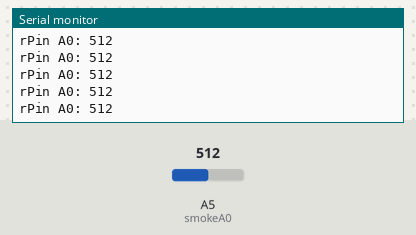
Simulated run of this sketch. Board: Arduino Uno, built with avr-gcc and run on an emulated ATmega328P. Shown: the last lines printed to the serial monitor. Inputs (shaded band) come from the test bench; at power-on: A5 (smokeA0) = 512.

Above: at 1.2 s.
1.3 s: A5 (smokeA0) set to 390
At 1.31 s:
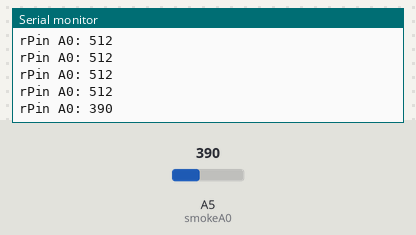
2.8 s: A5 (smokeA0) set to 410
At 2.82 s:
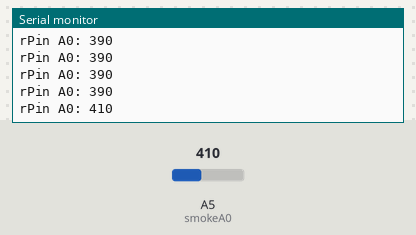
Timing chart, 0 to 5.8 s (numbered marks = the images above; inputs shaded):
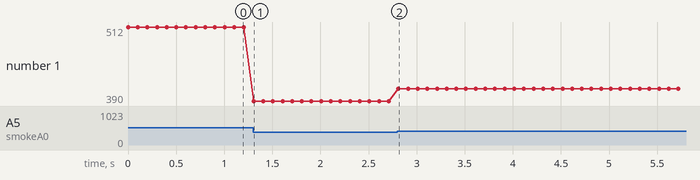

The sketch:

gas.ino
```cpp
//sudo chmod a+rw /dev/ttyACM0
int smokeA0 = A5;
// Your threshold value
int sensorThres = 400;

void setup() {
  pinMode(smokeA0, INPUT);
  Serial.begin(9600);
}

void loop() {
  int analogSensor = analogRead(smokeA0);

  Serial.print("rPin A0: ");
  Serial.println(analogSensor);
  // Checks if it has reached the threshold value
  //if (analogSensor > sensorThres)
  //{

  //}
  //else
  //{

  //}
  delay(100);
}
```

Measured:
- after the input at 1.3 s, the serial monitor: prints a new line at once (image 1)
- after the input at 2.8 s, the serial monitor: prints a new line at once (image 2)
- plotted number 1: 512 → 390 after the input at 1.3 s, 390 → 410 after the input at 2.8 s
